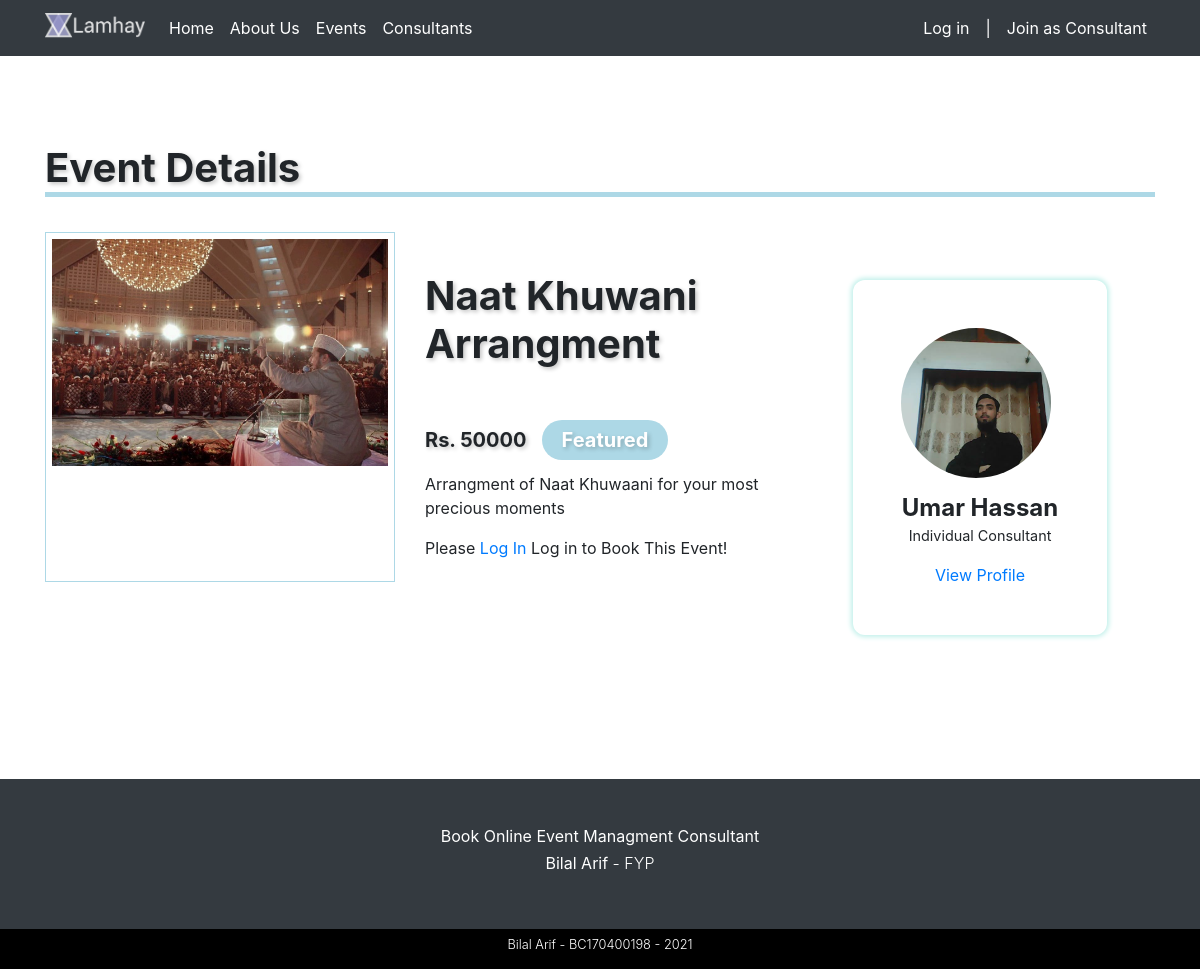
The page /event-detail-page?id=18 on the database its author committed.
### tables this page shows
CREATE TABLE IF NOT EXISTS `events` (
  `event_id` int(11) NOT NULL AUTO_INCREMENT,
  `event_title` text NOT NULL,
  `event_thumbnail` varchar(255) NOT NULL,
  `event_price` int(255) NOT NULL,
  `event_host` int(11) NOT NULL,
  `event_host_avatar` varchar(255) NOT NULL,
  `event_host_name` varchar(255) NOT NULL,
  `event_description` text NOT NULL,
  `event_categories` varchar(255) NOT NULL,
  `event_featured` tinyint(1) NOT NULL DEFAULT '0',
  `event_created` datetime NOT NULL DEFAULT CURRENT_TIMESTAMP,
  PRIMARY KEY (`event_id`)
);

CREATE TABLE IF NOT EXISTS `consultants` (
  `id` int(11) NOT NULL AUTO_INCREMENT,
  `username` varchar(100) NOT NULL,
  `email` varchar(100) NOT NULL,
  `consultant_type` varchar(255) NOT NULL,
  `rating` varchar(11) NOT NULL,
  `about` longtext NOT NULL,
  `profile_image` varchar(255) NOT NULL DEFAULT 'img/avatars/default.jpg',
  `firstname` varchar(100) NOT NULL,
  `lastname` varchar(100) NOT NULL,
  `password` varchar(255) NOT NULL,
  `role` varchar(50) NOT NULL,
  `availablity` varchar(50) NOT NULL DEFAULT 'available',
  `featured` tinyint(1) NOT NULL DEFAULT '0',
  `payment_methods` varchar(255) NOT NULL DEFAULT 'a:1:{i:0;s:4:"cash";}',
  `categories` varchar(255) DEFAULT NULL,
  `address` varchar(255) NOT NULL,
  `city` varchar(100) NOT NULL,
  `state` varchar(100) NOT NULL,
  `zip` varchar(100) NOT NULL,
  `profile_status` varchar(12) NOT NULL DEFAULT 'fine',
  `created_at` datetime NOT NULL DEFAULT CURRENT_TIMESTAMP,
  PRIMARY KEY (`id`)
);

### includes/classes/Database.php (called while the page is built, shortened)
<?php
class Database {
    private $pdo;
    public function __construct(){
        $this->pdo = new PDO("mysql:host=localhost;dbname=lamhey", "Bilal", "123123");
        $this->pdo->setAttribute(PDO::ATTR_ERRMODE, PDO::ERRMODE_EXCEPTION);
    }
    public function queryDB($sql, $mode, $values = array()){
        $stmt = $this->pdo->prepare($sql);
        foreach($values as $valueToBind){
            $stmt->bindValue($valueToBind[0], $valueToBind[1]);
        }
        $stmt->execute();
        if ($mode != Database::SELECTSINGLE && $mode != Database::SELECTALL && $mode != Database::EXECUTE){
            throw new Exception('Invalid Mode');
        }else if ($mode == Database::SELECTSINGLE){
            return $stmt->fetch(PDO::FETCH_ASSOC);
        }else if ($mode == Database::SELECTALL){
            return $stmt->fetchAll(PDO::FETCH_ASSOC);
        }
    }
}

### includes/classes/Helper.php (called while the page is built, shortened)
<?php
class Helper {
    public function getURLParams($paramName) {
        $url = 'http://' . $_SERVER['HTTP_HOST'] . $_SERVER['REQUEST_URI'];
        $url_components = parse_url($url);
        parse_str($url_components['query'], $params);
        return $params[$paramName];
    }
}

### includes/classes/Event.php (called while the page is built, shortened)
<?php
class Event {
    protected $db;
    public function __construct($_eventName){
        $this->db = new Database();
    }
    public function isEventFeatured($eventId) {
                $sql = "SELECT event_featured FROM events WHERE event_id = :event_id";
                $values = array( array(":event_id", $eventId));
                $result = $this->db->queryDB($sql, Database::SELECTSINGLE, $values);
                return $result['event_featured'];
    }
    public function getEvent($eventID) {
        $sql = "SELECT * FROM events WHERE event_id = :event_id";
        $values = array( array(":event_id", $eventID) );
        $result =  $this->db->queryDB($sql, Database::SELECTSINGLE, $values);
        return $result;
    }
}

### includes/classes/Consultant.php (called while the page is built, shortened)
<?php
    class Consultant extends User {
        private $username;
        public function __construct($pUsername){
            $this->username = $pUsername;
        }
        public function getConsultantProfileInfo($username) {
            $sql = "SELECT
                            id,
                            username,
                            email,
                            consultant_type,
                            rating,
                            about,
                            profile_image,
                            firstname,
                            lastname,
                            password,
                            role,
                            address,
                            city,
                            state,
                            zip
            FROM consultants WHERE username = :username";
            $values = array(
                array(':username', $this->username)
            );
            $result = $this->db->queryDB($sql, Database::SELECTALL, $values);
            return $result[0];
        }
    }

### includes/classes/User.php (called while the page is built, shortened)
<?php
class User {
    public function __construct($pUsername){
        $this->db = new Database();
    }
}

### event-detail-page.php (the view, shortened to what this page needs)
<?php
    include_once "./process/event_detail_page_process.php";
?>
<!DOCTYPE html>
<html lang="en">
<?php include_once "./partials/Head.php";?>
<body>
    <?php include_once "./partials/Navigation.php";?>
    <section class="event-detail-page-section my-5">
        <div class="container">
            <div class="row">
                <div class="col-12">
                    <h1 class="theme-heading text-underline">Event Details</h1>
                </div>
            </div>
            <div class="row">
                <div class="col-sm-12 col-md-4">
                    <div class="event-thumbnail">
                        <img src="<?php echo $event['event_thumbnail']?>" class="w-100">
                    </div>
                </div>
                <div class="col-sm-12 col-md-4">
                    <div class="event-description">
                        <h1 class="event-title text-capitalize"><?php echo $event['event_title'] ?></h1>
                        <h5 class="event-price">Rs. <?php echo $event['event_price']; echo eventFeatured($eventFeatured); ?></h5>
                        <p class="event-description-tag"><?php echo $event['event_description'] ?></p>
                    </div>
                    <div class="book-now">
                    <?php
                        if(!isset($_SESSION['role'])) {
                            echo "Please <a href='login.php'>Log In</a> Log in to Book This Event!";
                        }
                    ?>
                    </div>
                </div>
                <div class="col-sm-12 col-md-4">
                    <div class="theme-blue-border">
                        <div class="host-profile">
                            <div class="host-profile-image">
                                <img class="w-100" src="<?php echo $consultantInfo['profile_image'];?>" alt="">
                            </div>
                            <div class="host-bio">
                                <h5 class="host-name"><?php echo $consultantInfo['firstname'].' '.$consultantInfo['lastname'];?></h5>
                                <span class="host-type"><?php echo $consultantInfo['consultant_type'];?></span>
                            </div>
                            <div class="view-profile">
                                <a href="consultant-profile.php?id=<?php echo $consultantInfo['id'];?>">View Profile</a>
                            </div>
                        </div>
                    </div>
                </div>
            </div>
        </div>
    </section>
    <?php include_once "./partials/Footer.php"?>
</body>
</html>

### css/style.css (style rules this page uses)
.text-underline { position: relative; }
.text-underline:after { content: ""; border-bottom: 5px solid lightblue; width: 100%; height: 40px; bottom: -5px; left: 0px; position: absolute; }
.theme-blue-border { -webkit-box-shadow: 0px 0px 5px 2px rgb(193 240 234 / 100%); box-shadow: 0px 0px 5px 2px rgb(193 240 234 / 100%); padding: 3em; margin: 3em; border-radius: 12px; }
.theme-heading { font-weight: bold; text-shadow: 2px 2px 4px #0000003b; margin: 1em 0; }
.event-detail-page-section .event-thumbnail { min-width: 350px;min-height: 350px;max-height: 350;max-width: 350px;overflow: hidden;border: 1px solid lightblue;padding: 6px; }
.event-detail-page-section .event-title { font-weight: bold;text-shadow: 2px 2px 4px #0000003b;margin: 1em 0; }
.event-detail-page-section .event-price { font-weight: bold;font-weight: bold;text-shadow: 2px 2px 4px #0000003b;margin: 1em 0; }
.event-detail-page-section .event-description { display: flex; flex-direction: column; }
.event-detail-page-section .host-profile .host-profile-image { border-radius: 50%; overflow: hidden; min-width: 100px; min-height: 100px; max-width: 150px; max-height: 150px; }
.event-detail-page-section .host-profile .host-bio { text-align: center; margin: 1em 0em; }
.event-detail-page-section .host-profile .host-bio .host-name { font-weight: bold; font-size: 1.5em; margin: 0; padding: 0; }
.event-detail-page-section .host-profile .host-bio .host-type { font-size: 0.9em; }
.event-detail-page-section .host-profile .view-profile { text-align: center; }

### rows shown on the page
events: event_thumbnail (picture), event_title "Naat Khuwani Arrangment", event_price "50000", event_description "Arrangment of Naat Khuwaani for your most precious moments"
consultants: profile_image (picture), firstname "Umar", lastname "Hassan", consultant_type "Individual Consultant"
